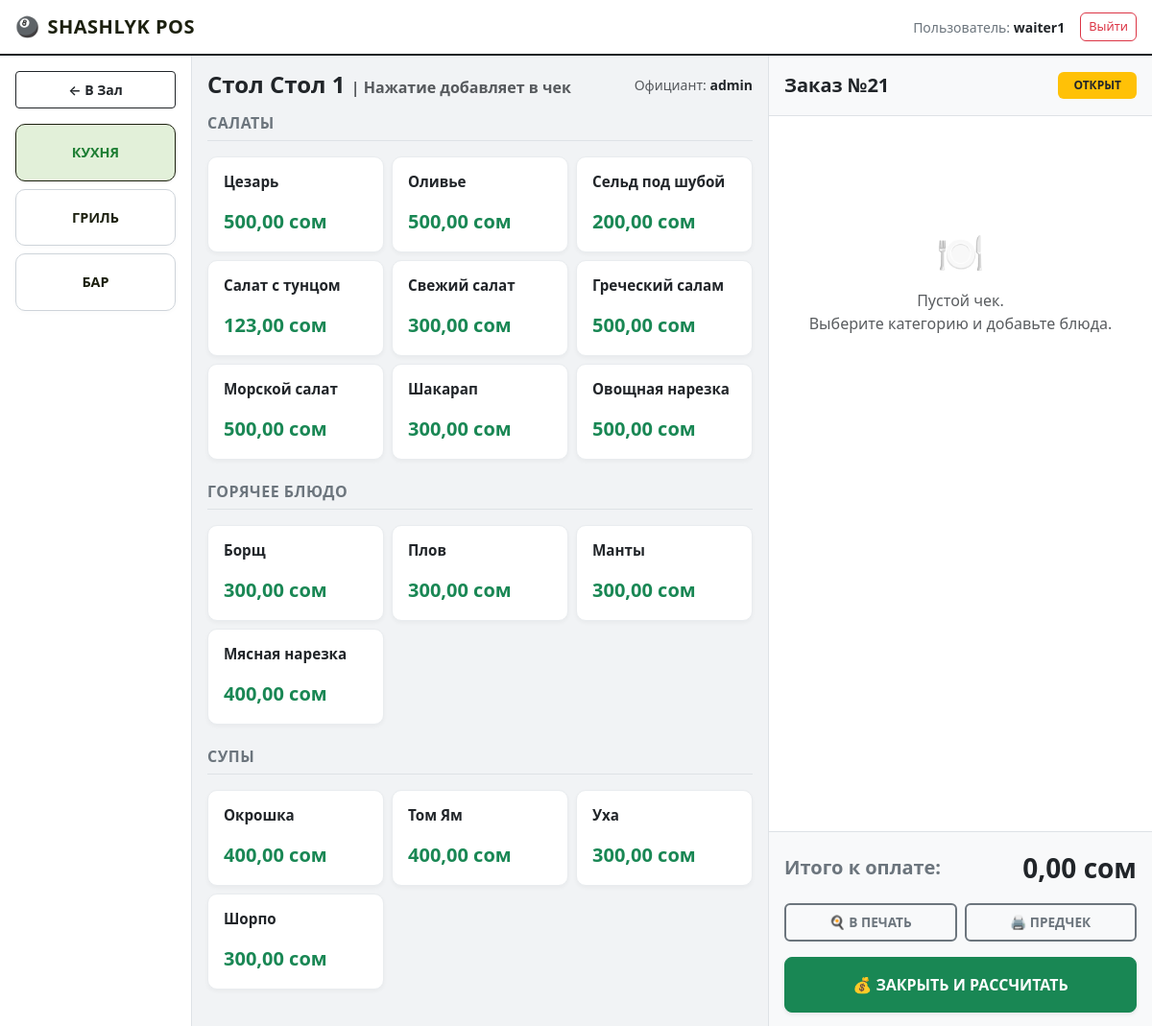
/pos/table/1/ (signed in), run on the app's committed database.
### orders/models.py (models this page shows, shortened)
class Table(models.Model):
    number = models.CharField(max_length=10, unique=True, verbose_name=_("Номер стола"))
    is_available = models.BooleanField(default=True, verbose_name=_("Доступен/Свободен"))
    is_active = models.BooleanField(default=True, verbose_name=_("Активен (Существует в зале)"))
    class Meta:
        verbose_name = _('Стол')
        verbose_name_plural = _('Столы')

class Order(models.Model):
    STATUS_CHOICES = (
        ('active', _('Открыт (Обслуживание)')),
        ('closed', _('Оплачен (Закрыт)')),
        ('cancelled', _('Отменен')),
    )
    PAYMENT_METHODS = [
        ('cash', 'Наличные 💵'),
        ('card', 'Карта 💳'),
        ('qr', 'QR-платеж 📱'),
    ]
    payment_method = models.CharField(
        max_length=10,
        choices=PAYMENT_METHODS,
        blank=True,
        null=True,
        verbose_name="Способ оплаты"
    )
    table = models.ForeignKey(Table, on_delete=models.SET_NULL, null=True, blank=True, related_name='orders', verbose_name=_("Стол"))
    waiter = models.ForeignKey(User, on_delete=models.PROTECT, verbose_name=_("Официант"))
    status = models.CharField(max_length=15, choices=STATUS_CHOICES, default='active', verbose_name=_("Статус"))
    created_at = models.DateTimeField(auto_now_add=True, verbose_name=_("Открыт в"))
    closed_at = models.DateTimeField(null=True, blank=True, verbose_name=_("Закрыт в"))
    total_amount = models.DecimalField(max_digits=10, decimal_places=2, default=0, verbose_name=_("Итого к оплате"))
    class Meta:
        verbose_name = _('Счет')
        verbose_name_plural = _('Счета (Чеки)')

### menu/models.py (models this page shows, shortened)
class Category(models.Model):
    STATION_CHOICES = (
        ('bar', 'Бар'),
        ('kitchen', 'Кухня'),
        ('grill', 'Гриль'),
    )
    name = models.CharField(max_length=50, unique=True, verbose_name=_("Название категории (напр. Салаты, Напитки)"))
    station = models.CharField(
        max_length=20,
        choices=STATION_CHOICES,
        default='kitchen',
        verbose_name=_("Куда отправлять чек (Цех)")
    )
    class Meta:
        verbose_name = _('Категория меню')
        verbose_name_plural = _('Категории меню')

class Product(models.Model):
    DEPARTMENT_CHOICES = [
        ('grill', '🔥 Мангал / Гриль'),
        ('bar', '🍹 Бар / Напитки'),
        ('kitchen', '🍳 Горячий/Холодный цех'),
    ]
    department = models.CharField(
        max_length=20,
        choices=DEPARTMENT_CHOICES,
        default='kitchen',
        verbose_name="Цех приготовления"
    )
    category = models.ForeignKey(
        Category,
        on_delete=models.PROTECT,
        related_name='products',
        verbose_name=_("Категория")
    )
    name = models.CharField(max_length=100, unique=True, verbose_name=_("Название блюда/товара"))
    price = models.DecimalField(max_digits=10, decimal_places=2, verbose_name=_("Цена продажи"))
    cost_price = models.DecimalField(max_digits=10, decimal_places=2, default=0, verbose_name=_("Цена закупа"))
    stock = models.IntegerField(null=True, blank=True, verbose_name=_("Остаток на складе"))
    is_active = models.BooleanField(default=True, verbose_name=_("Активен (Показывать в меню)"))
    class Meta:
        verbose_name = _('Товар/Блюдо')
        verbose_name_plural = _('Товары и Блюда')

### orders/views.py (the view)
# urls.py: path('table/<int:table_id>/', views.order_detail, name='order_detail'),
@login_required
def order_detail(request, table_id):
    table = get_object_or_404(Table, id=table_id)
    order = Order.objects.filter(
        table=table,
        status__in=['draft', 'active']
    ).first()
    if not order:
        order = Order.objects.create(
            table=table,
            waiter=request.user,
            status='draft'  # 🌟 ВАЖНО: создаем как черновик, чтобы зал оставался зеленым!
        )
    order_items = order.items.all()
    menu_categories = Category.objects.all() # или ваша логика категорий
    return render(request, 'orders/order_detail.html', {
        'order': order,
        'table': table,
        'order_items': order_items,
        'menu_categories': menu_categories,
    })

### orders/templates/orders/order_detail.html (shortened to what this page needs)
{% extends 'base.html' %}
{% block content %}
<div class="container-fluid poster-container p-0">
    <div class="row g-0 h-100">
        <div class="col-md-2 poster-sidebar-left p-3 d-flex flex-column gap-2 h-100">
            <div class="mb-2">
                <a href="{% url 'waiter_dashboard' %}" class="btn btn-outline-dark btn-sm w-100 py-2 fw-semibold">&larr; В Зал</a>
            </div>
            <button class="w-100 station-btn" id="btn-kitchen" onclick="switchStation('kitchen')" style="color: #1e7e34;">
                Кухня
            </button>
            <button class="w-100 station-btn" id="btn-grill" onclick="switchStation('grill')" style="color: #1e7e34;">
                 Гриль
            </button>
            <button class="w-100 station-btn" id="btn-bar" onclick="switchStation('bar')" style="color: #1e7e34;">
                Бар
            </button>
        </div>
        <div class="col-md-6 poster-menu-center p-3 h-100">
            <div class="d-flex justify-content-between align-items-center mb-3">
                <h4 class="fw-bold m-0 text-dark">Стол {{ table.number }} <span class="text-muted fs-6">| Нажатие добавляет в чек</span></h4>
                <div class="text-end text-muted small">
                    Официант: <strong class="text-dark">{{ order.waiter.username }}</strong>
                </div>
            </div>
            <div class="menu-display-area">
                <div id="panel-kitchen" class="station-panel">
                    {% for category in menu_categories %}
                        {% if category.station == 'kitchen' %}
                            <div class="mb-4">
                                <h6 class="text-uppercase text-secondary fw-bold mb-3 border-bottom pb-2" style="letter-spacing: 0.5px;">{{ category.name }}</h6>
                                <div class="row g-2 row-cols-2 row-cols-sm-3">
                                    {% for product in category.products.all %}
                                        <div class="col">
                                            <button type="button"
                                                    class="btn poster-product-card add-to-order-btn w-100 d-flex flex-column justify-content-between p-3"
                                                    data-url="{% url 'add_item_to_order' order.id product.id %}">
                                                <div class="fw-semibold text-wrap text-start text-dark" style="font-size: 0.95rem; line-height: 1.3;">{{ product.name }}</div>
                                                <div class="fw-bold fs-5 mt-2 text-success">{{ product.price }} сом</div>
                                            </button>
                                        </div>
                                    {% endfor %}
                                </div>
                            </div>
                        {% endif %}
                    {% endfor %}
                </div>
            </div>
        </div>
        <div class="col-md-4 poster-cart-right">
            <div id="receipt-container" class="d-flex flex-column h-100 w-100">
                <div class="cart-header p-3 bg-light d-flex justify-content-between align-items-center border-bottom">
                    <span class="fs-5 fw-bold text-dark">Заказ №{{ order.id }}</span>
                    <span class="badge bg-warning text-dark px-3 py-2 fw-bold">ОТКРЫТ</span>
                </div>
                <div class="cart-items-wrapper p-3">
                    {% for item in order_items|dictsort:"status" %}
                        <div class="cart-item-row d-flex justify-content-between align-items-center">
                            <div style="flex: 1;" class="pe-2">
                                <span class="fw-semibold text-dark">{{ item.product.name }}</span>
                                {% if item.comment %}
                                    <div class="small text-danger" style="font-size: 0.8rem;">({{ item.comment }})</div>
                                {% endif %}
                                <div class="small mt-1">
                                    {% if item.status == 'pending' %}
                                        <span class="status-dot bg-warning"></span><span class="text-muted small">В чек не отправлено</span>
                                    {% else %}
                                        <span class="status-dot bg-success"></span><span class="text-success small">Отправлено</span>
                                    {% endif %}
                                </div>
                            </div>
                            <div class="d-flex align-items-center me-3">
                                {% if item.status == 'pending' %}
                                    <form action="{% url 'decrease_item' item.id %}" method="POST" class="m-0">
                                        {% csrf_token %}
                                        <button type="submit" class="btn qty-btn">-</button>
                                    </form>
                                    <span class="mx-2 fw-bold text-dark" style="min-width: 20px; text-align: center;">{{ item.quantity }}</span>
                                    <form action="{% url 'increase_item' item.id %}" method="POST" class="m-0">
                                        {% csrf_token %}
                                        <button type="submit" class="btn qty-btn">+</button>
                                    </form>
                                {% else %}
                                    <span class="badge bg-secondary text-white px-2 py-1 me-2">x{{ item.quantity }}</span>
                                {% endif %}
                            </div>
                            <div class="text-end" style="min-width: 90px;">
                                {% if item.status == 'pending' %}
                                    <span class="fw-bold text-dark">{{ item.get_total_price }} с.</span>
                                {% else %}
                                    <form action="{% url 'resend_item_to_kitchen' item.id %}" method="POST" class="m-0">
                                        {% csrf_token %}
                                        <button type="submit" class="btn btn-link p-0 m-0 text-decoration-none text-success fw-bold small" title="Перепечать встречки">
                                            {{ item.get_total_price }} с. 🔄
                                        </button>
                                    </form>
                                {% endif %}
                            </div>
                        </div>
                    {% empty %}
                        <div class="text-center text-muted my-5 py-5">
                            <span class="fs-1 d-block mb-2">🍽️</span>
                            Пустой чек.<br>Выберите категорию и добавьте блюда.
                        </div>
                    {% endfor %}
                </div>
                <div class="cart-footer p-3 bg-light border-top shadow-sm">
                    <div class="d-flex justify-content-between align-items-center mb-3">
                        <span class="fs-5 fw-bold text-secondary">Итого к оплате:</span>
                        <span class="fs-3 fw-bold text-dark">{{ order.total_amount }} сом</span>
                    </div>
                    <div class="row g-2 mb-2">
                        <div class="col-6">
                            <form action="{% url 'send_order_to_kitchen' order.id %}" method="POST" class="m-0">
                                <button type="submit" class="btn btn-outline-secondary btn-md w-100 py-2 fw-bold text-uppercase" style="font-size: 0.85rem; border-width: 2px;">
                                    🍳 В Печать
                                </button>
                            </form>
                        </div>
                        <div class="col-6">
                            <form action="{% url 'print_prebill' order.id %}" method="POST" class="m-0">
                                <button type="submit" class="btn btn-outline-secondary btn-md w-100 py-2 fw-bold text-uppercase" style="font-size: 0.85rem; border-width: 2px;">
                                    🖨️ Предчек
                                </button>
                            </form>
                        </div>
                    </div>
                    <div class="row g-2 mt-1">
                        <div class="col-12">
                            <button type="button"
                                    class="btn btn-success btn-lg w-100 py-3 fw-bold text-uppercase text-white shadow-sm"
                                    style="font-size: 1rem;"
                                    data-bs-toggle="modal"
                                    data-bs-target="#paymentModal">
                                💰 Закрыть и Рассчитать
                            </button>
                        </div>
                    </div>
                </div>
            </div>
        </div>
    </div>
</div>
{% endblock %}

### templates/base.html (shortened to what this page needs)
<!DOCTYPE html>
<html lang="ru">
<head>
    <link rel="stylesheet" href="https://cdn.jsdelivr.net/npm/bootstrap@5.3.2/dist/css/bootstrap.min.css">
</head>
<body>
    <nav class="navbar navbar-expand navbar-light py-2">
        <div class="container-fluid px-3">
            <a class="navbar-brand fw-bold text-logo-accent d-flex align-items-center" href="{% url 'waiter_dashboard' %}">
                <span class="me-2">🎱</span> SHASHLYK POS
            </a>
            <div class="ms-auto">
                {% if user.is_authenticated %}
                    <div class="d-flex align-items-center gap-3">
                        <span class="navbar-text text-secondary small">
                            Пользователь: <strong class="text-dark fw-semibold">{{ user.username }}</strong>
                        </span>
                        <form action="{% url 'logout' %}" method="post" class="m-0 p-0">
                            <button type="submit" class="btn btn-sm btn-outline-danger py-1 px-2 rounded-2 fw-medium" style="font-size: 0.8rem;">
                                Выйти
                            </button>
                        </form>
                    </div>
                {% else %}
                    <span class="navbar-text text-muted small fw-medium">
                        Требуется авторизация
                    </span>
                {% endif %}
            </div>
        </div>
    </nav>
    <div class="main-content-wrapper">
        {% block content %}
        {% endblock %}
    </div>
</body>
</html>

### templates/base.html (style rules this page uses)
html, body { height: 100%; margin: 0; padding: 0; overflow: hidden; }
body { background-color: #f8f9fa; color: #212529; font-family: system-ui, -apple-system, "Segoe UI", Roboto, sans-serif; display: flex; flex-direction: column; }
.navbar { background-color: #ffffff !important; border-bottom: 2px solid #171f26; box-shadow: 0 2px 4px rgba(0,0,0,0.04); flex-shrink: 0; }
.navbar-brand { font-size: 1.25rem; letter-spacing: 0.5px; }
.main-content-wrapper { flex-grow: 1; overflow: hidden; position: relative; }
.text-logo-accent { color: #1c200f !important; }

### orders/templates/orders/order_detail.html (style rules this page uses)
.poster-container { height: calc(100vh - 56px); overflow: hidden; background-color: #f8f9fa; color: #212529; font-family: system-ui, -apple-system, "Segoe UI", Roboto, sans-serif; }
.poster-sidebar-left { background-color: #ffffff; border-right: 1px solid #dee2e6; overflow-y: auto; }
.poster-menu-center { background-color: #f1f3f5; overflow-y: auto; }
.poster-cart-right { background-color: #ffffff; border-left: 1px solid #dee2e6; display: flex; flex-direction: column; height: 100%; overflow: hidden; }
.cart-header, .cart-footer { flex-shrink: 0; }
.cart-items-wrapper { flex-grow: 1; overflow-y: auto; padding-right: 4px; background-color: #ffffff; }
.station-btn { border: 1px solid #ced4da; background: #ffffff; padding: 18px 10px; border-radius: 10px; transition: all 0.2s ease; font-weight: 700; text-transform: uppercase; font-size: 0.9rem; box-shadow: 0 2px 4px rgba(0,0,0,0.02); }
.poster-product-card { background-color: #ffffff; border: 1px solid #e9ecef; border-radius: 10px; min-height: 100px; transition: all 0.15s ease-in-out; text-align: left; box-shadow: 0 2px 4px rgba(0,0,0,0.04); }

### data on the page
Table: number "Стол 1"
Order: waiter.username "admin", id "21", total_amount "0,00"
Category: name "САЛАТЫ"
Product: name "Цезарь", price "500,00"
Product: name "Оливье", price "500,00"
Product: name "Сельд под шубой", price "200,00"
Product: name "Салат с тунцом", price "123,00"
Product: name "Свежий салат", price "300,00"
Product: name "Греческий салам", price "500,00"
Product: name "Морской салат", price "500,00"
Product: name "Шакарап", price "300,00"
Product: name "Овощная нарезка", price "500,00"
Category: name "ГОРЯЧЕЕ БЛЮДО"
Product: name "Борщ", price "300,00"
Product: name "Плов", price "300,00"
Product: name "Манты", price "300,00"
Product: name "Мясная нарезка", price "400,00"
Category: name "СУПЫ"
Product: name "Окрошка", price "400,00"
Product: name "Том Ям", price "400,00"
Product: name "Уха", price "300,00"
Product: name "Шорпо", price "300,00"

### other printed values
{{ user.username }} "waiter1"
